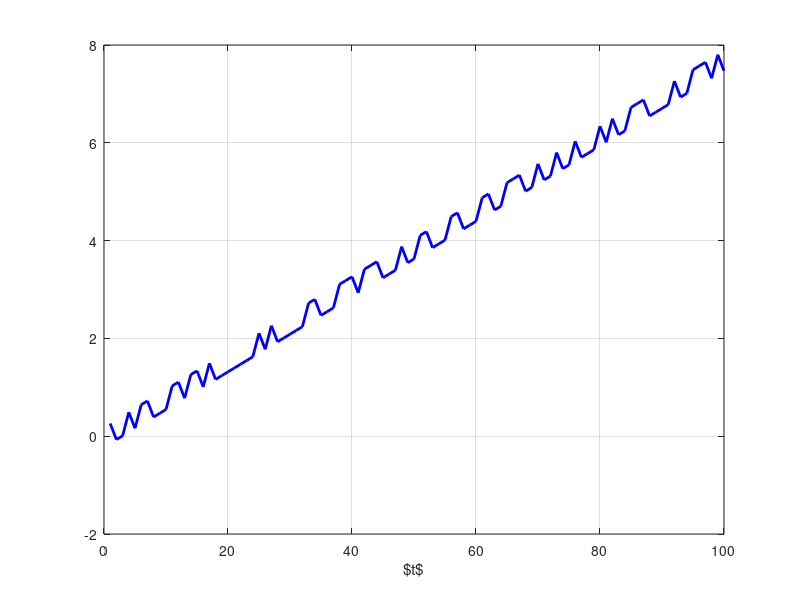
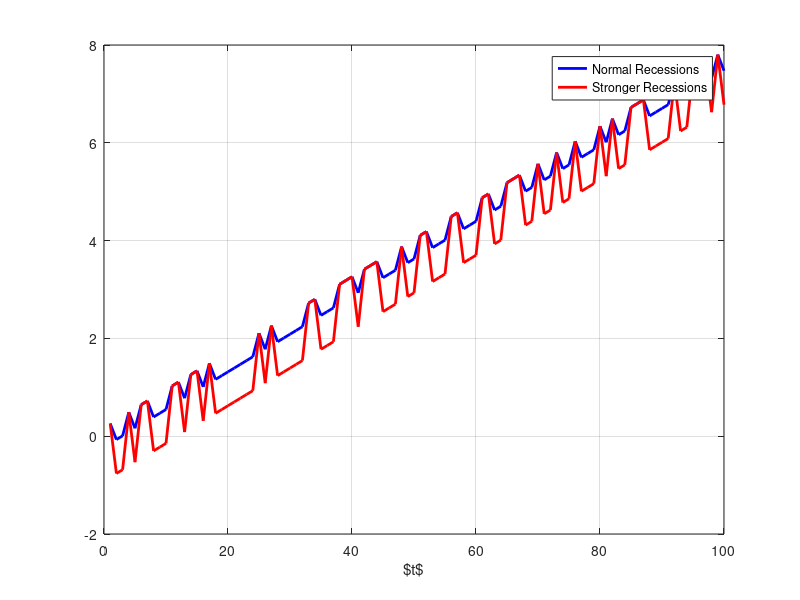
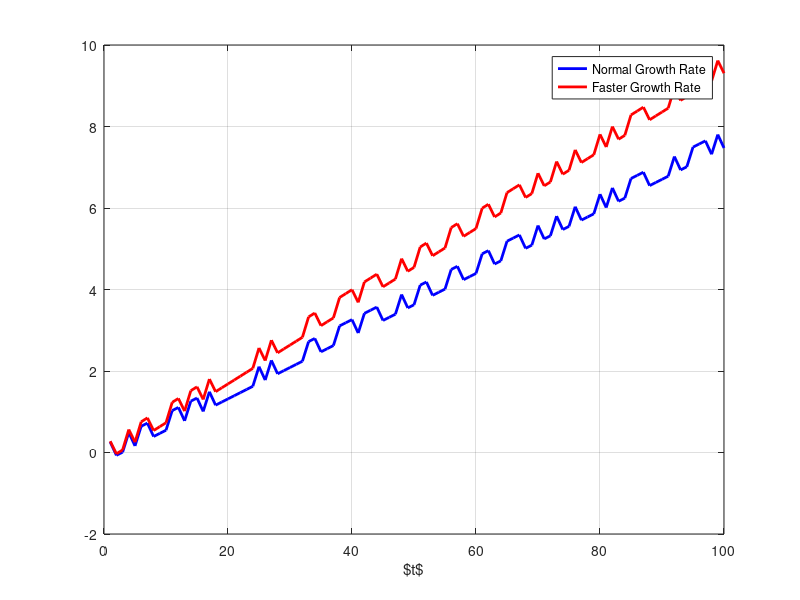
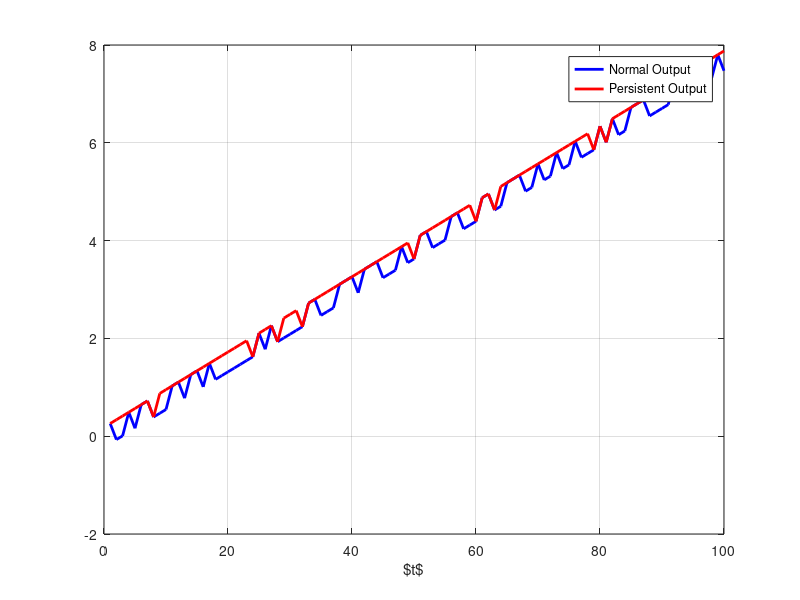

MATLAB code to generate these figures, in order:

%%Question4
clear all; close all; clc;
%(a)
% When g is very small, the slope log(1+g)=g, and this means the growth
% rate of GDP.
%(b)
k=.2; f=.2; g=.08;
x=rand(100,1); % 100 uniform random numbers in [0,1]
eps(x<=.5)=+k; % heads
eps(x>.5)=-f; % tails
% Plot:
t = [1:1:100];
log_Y = t*log(1+g) + log(1+eps);
fig3 = figure(3);
plot(t,log_Y,'b','LineWidth',2);
xlabel('$\log{Y_t}$');
xlabel('$t$');
grid on
set(gcf,'color','w');
exportgraphics(fig3,'fig3.pdf');
%(c)
f=f+.4; 
eps(x>.5)=-f;
% Plot:
log_Y_rec = t*log(1+g) + log(1+eps);
fig4 = figure(4);
plot(t,log_Y,'b','LineWidth',2);
hold on
plot(t,log_Y_rec,'r','linewidth',2);
xlabel('$\log{Y_t}$');
xlabel('$t$');
grid on
legend('Normal Recessions','Stronger Recessions','location','best');
set(gcf,'color','w');
exportgraphics(fig4,'fig4.pdf');
%(d)
g=.1;
f=.2; eps(x>.5)=-f;
% Plot:
log_Y_g = t*log(1+g) + log(1+eps);
fig5 = figure(5);
plot(t,log_Y,'b','LineWidth',2);
hold on
plot(t,log_Y_g,'r','linewidth',2);
xlabel('$\log{Y_t}$');
xlabel('$t$');
grid on
legend('Normal Growth Rate','Faster Growth Rate','location','best');
set(gcf,'color','w');
exportgraphics(fig5,'fig5.pdf');
%(e)
%If there was a recession in last period, we can flip the "recession" coin,
%which comes up a "recession" with probability 0.9.
e=NaN(1,100);
e(1)=eps(1);
for i=2:100
if e(i-1)==+k
e(x<=.9)=+k;
e(x>.9)=-f;
else
e(x<=.1)=+k;
e(x>.1)=-f;
end
end
g=.08;
log_Y_pers = t*log(1+g) + log(1+e);
fig6 = figure(6);
plot(t,log_Y,'b','LineWidth',2);
hold on
plot(t,log_Y_pers,'r','linewidth',2);
xlabel('$\log{Y_t}$');
xlabel('$t$');
grid on
legend('Normal Output','Persistent Output','location','best');
set(gcf,'color','w');
exportgraphics(fig6,'fig6.pdf');